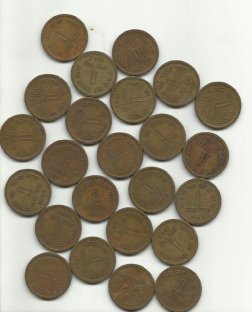
#> input picture image_segmentation/image.jpg, 252 x 312 px
$ python main.py
#> lines starting #> are read from the running program, lines starting #| are printed output that depends on the picture; after the words box and inside, x2 and y2 are one past the last pixel; in counts of white or black regions, pixels touching at a corner belong together
import cv2
import numpy as np
from matplotlib import pyplot as plt

# Step 1: Load the image
image = cv2.imread('image.jpg')
#> image is the input picture: shape (312, 252, 3); mean B, G, R 136.3, 153.2, 161.4
gray = cv2.cvtColor(image, cv2.COLOR_BGR2GRAY)

# Step 2: Apply thresholding
ret, thresh = cv2.threshold(gray, 0, 255, cv2.THRESH_BINARY_INV + cv2.THRESH_OTSU)
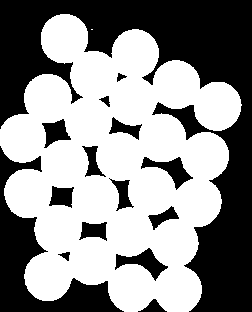
#> thresh: shape (312, 252); 55.9% white; 15 black regions, largest, box (x1, y1, x2, y2) and area: (0, 0, 252, 312) 24925, (0, 146, 124, 312) 5653, (115, 248, 168, 281) 657
#> ret = 162

# Step 3: Remove noise using morphological operations
kernel = np.ones((3, 3), np.uint8)
opening = cv2.morphologyEx(thresh, cv2.MORPH_OPEN, kernel, iterations=2)
#> opening: shape (312, 252); 55.9% white; 15 black regions, largest, box (x1, y1, x2, y2) and area: (0, 0, 252, 312) 24935, (0, 146, 124, 312) 5653, (115, 248, 168, 281) 657

# Step 4: Find sure background area
sure_bg = cv2.dilate(opening, kernel, iterations=3)
#> sure_bg: shape (312, 252); 66.1% white; 17 black regions (5 under 20 px), largest, box (x1, y1, x2, y2) and area: (0, 0, 252, 312) 21098, (0, 155, 116, 312) 4232, (175, 109, 199, 133) 203

# Step 5: Find sure foreground area using distance transform
dist_transform = cv2.distanceTransform(opening, cv2.DIST_L2, 5)
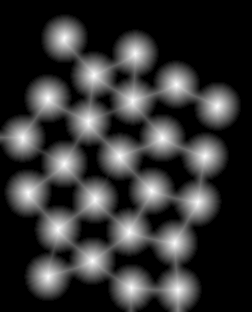
#> dist_transform: shape (312, 252) float32; min 0, max 23.97, mean 4.9; drawn with min black and max white
ret, sure_fg = cv2.threshold(dist_transform, 0.7 * dist_transform.max(), 255, 0)
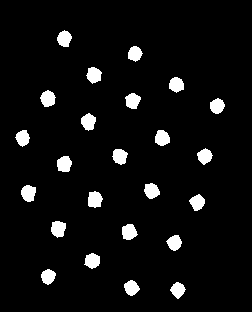
#> sure_fg: shape (312, 252) float32; 5.6% white; 24 white regions, largest, box (x1, y1, x2, y2) and area: (88, 191, 103, 208) 198, (21, 185, 36, 202) 196, (51, 221, 66, 238) 196
#> ret = 16.78

# Step 6: Find unknown region
sure_fg = np.uint8(sure_fg)
unknown = cv2.subtract(sure_bg, sure_fg)

# Step 7: Label markers for watershed
ret, markers = cv2.connectedComponents(sure_fg)
#> markers: shape (312, 252) int32; 25 distinct labels, from 0 to 24
#> ret = 25
markers = markers + 1
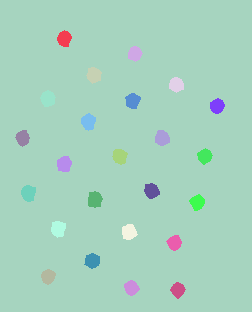
#> markers: shape (312, 252) int32; 25 distinct labels, from 1 to 25; one colour per label, 0 black
markers[unknown == 255] = 0
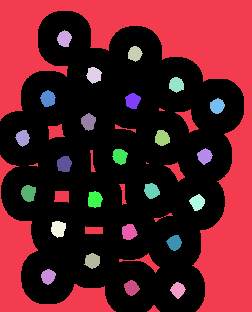
#> markers: shape (312, 252) int32; 26 distinct labels, from 0 to 25; one colour per label, 0 black

# Step 8: Apply the watershed algorithm
markers = cv2.watershed(image, markers)
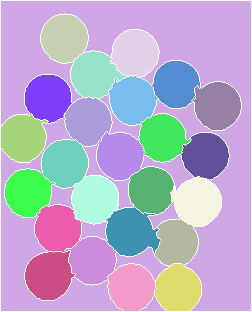
#> markers: shape (312, 252) int32; 26 distinct labels, from -1 to 25; one colour per label, 0 black, -1 white
image[markers == -1] = [255, 0, 0]  # Mark boundaries in red
#> image: shape (312, 252, 3); 5.06% of pixels changed, all inside (x1, y1, x2, y2) = (0, 0, 252, 312)

# Display all steps in one screen using subplots
fig, axs = plt.subplots(3, 3, figsize=(15, 15))

axs[0, 0].imshow(cv2.cvtColor(image, cv2.COLOR_BGR2RGB))
axs[0, 0].set_title('Original Image')
axs[0, 0].axis('off')

axs[0, 1].imshow(gray, cmap='gray')
axs[0, 1].set_title('Gray Image')
axs[0, 1].axis('off')

axs[0, 2].imshow(thresh, cmap='gray')
axs[0, 2].set_title('Thresholded Image')
axs[0, 2].axis('off')

axs[1, 0].imshow(opening, cmap='gray')
axs[1, 0].set_title('Noise Removed Image')
axs[1, 0].axis('off')

axs[1, 1].imshow(sure_bg, cmap='gray')
axs[1, 1].set_title('Sure Background')
axs[1, 1].axis('off')

axs[1, 2].imshow(dist_transform, cmap='jet')
axs[1, 2].set_title('Distance Transform')
axs[1, 2].axis('off')

axs[2, 0].imshow(sure_fg, cmap='gray')
axs[2, 0].set_title('Sure Foreground')
axs[2, 0].axis('off')

axs[2, 1].imshow(unknown, cmap='gray')
axs[2, 1].set_title('Unknown Region')
axs[2, 1].axis('off')

axs[2, 2].imshow(cv2.cvtColor(image, cv2.COLOR_BGR2RGB))
axs[2, 2].set_title('Final Image with Watershed')
axs[2, 2].axis('off')

plt.tight_layout()
plt.show()
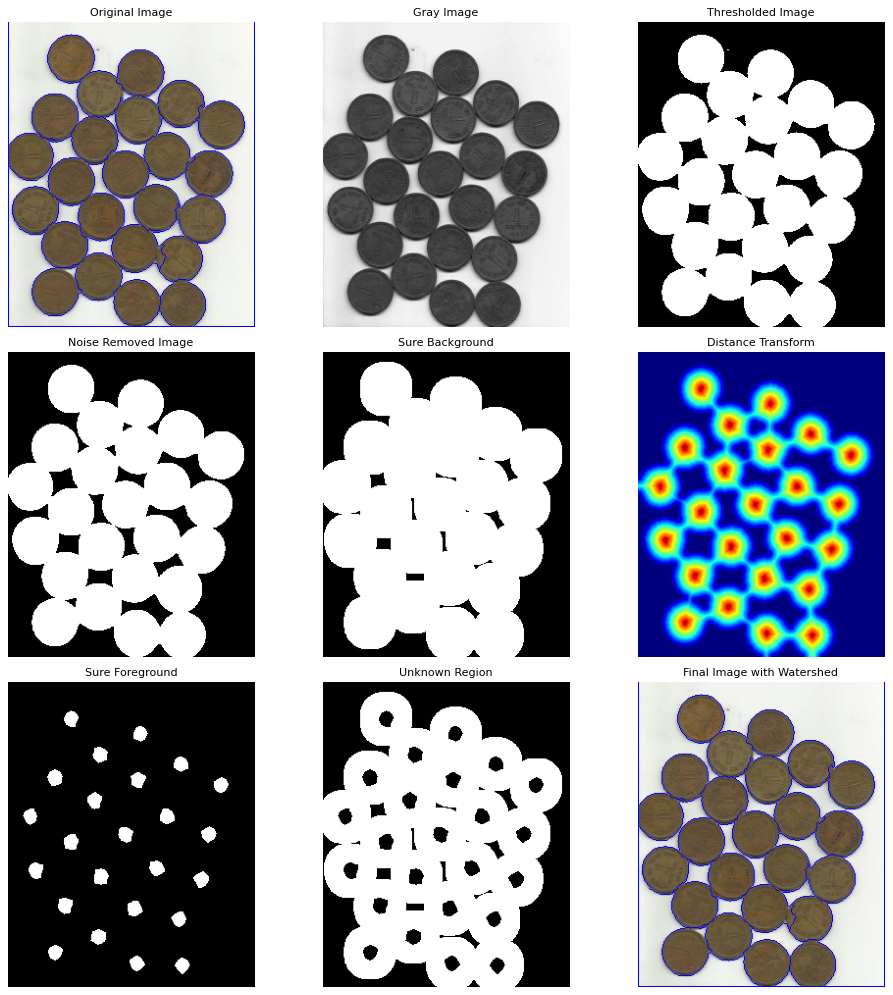
#> figure drawn by matplotlib, 9 panels
